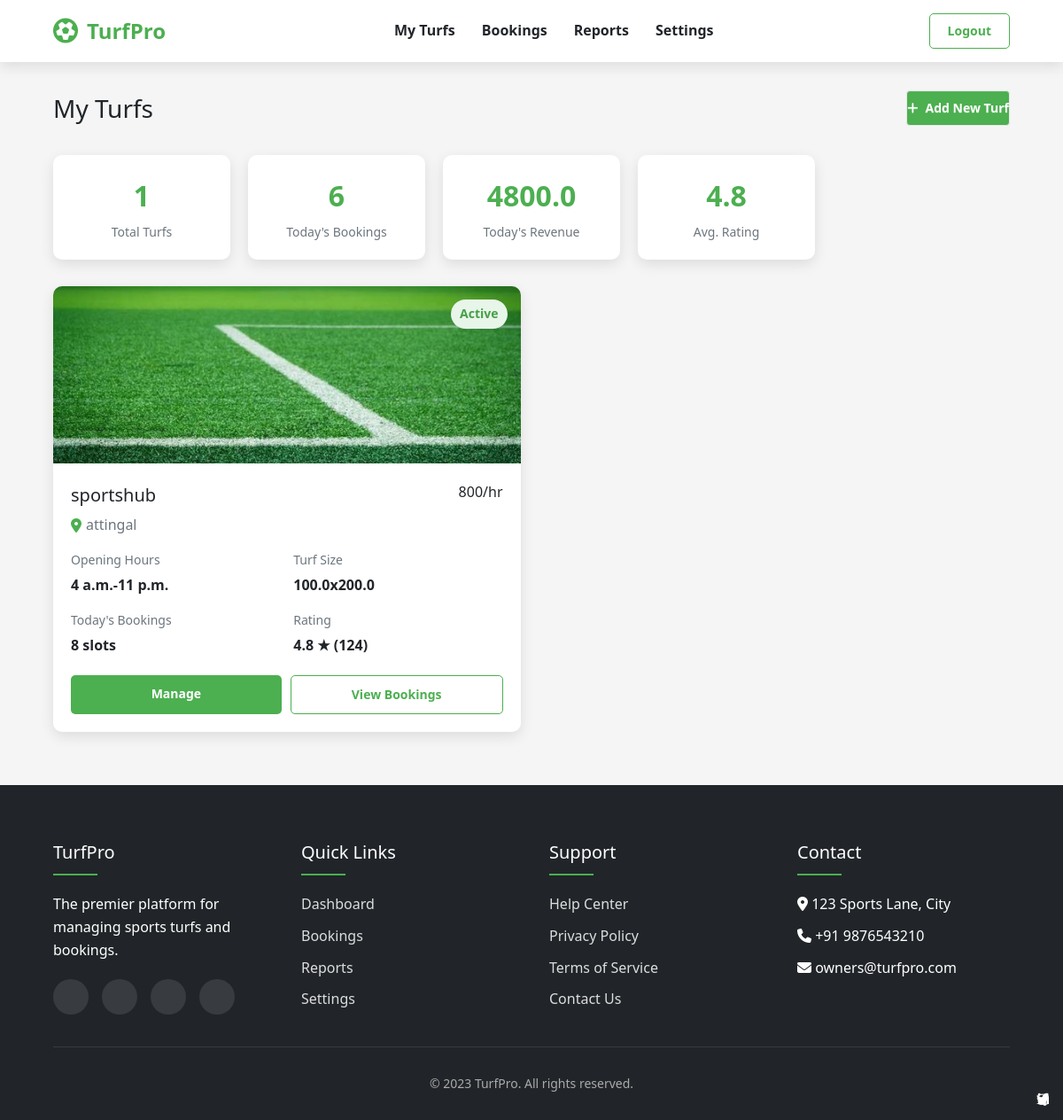
The page /owner_turfs/ (signed in) on the database its author committed.
### Turfapp/models.py (models this page shows, shortened)
class Turf_details(models.Model):
    owner = models.ForeignKey(CustomUser, on_delete=models.CASCADE, related_name='turf')
    name = models.CharField(max_length=20)
    location = models.CharField(max_length=50)
    price = models.CharField(max_length=5)
    opening_time = models.TimeField(null=True, blank=True)
    closing_time = models.TimeField(null=True, blank=True)
    sport_types = models.ManyToManyField(SportType, related_name='turf')
    image = models.ImageField(upload_to='turf_images/', null=True, blank=True)
    length = models.FloatField(null=True, blank=True)
    width = models.FloatField(null=True, blank=True)
    has_floodlight = models.BooleanField(default=False)
    has_drinking_water = models.BooleanField(default=False)
    is_approved = models.BooleanField(default=False)
    PLAYER_CAPACITY_CHOICES = [
        ('5', "5's"),
        ('7', "7's"),
        ('11', "11's"),
    ]
    player_capacity = models.CharField(
        max_length=2,
        choices=PLAYER_CAPACITY_CHOICES,
        null=True,
        blank=True
    )
    extra_features = models.TextField(
        null=True,
        blank=True,
        help_text="Any other features not listed above"
    )
    STATUS_CHOICES =[('enabled','Enabled'),('disabled','Disabled')]
    status = models.CharField(max_length=10,choices=STATUS_CHOICES,default='enabled')

### Turfapp/views.py (the view)
# urls.py: path("owner_turfs/",views.Owner_turf,name='owner_turfs'),
@login_required
def Owner_turf(request):
    turfs = Turf_details.objects.filter(owner_id=request.user.id)
    number_turf = turfs.count()
    revenue = weekly_revenue(request.user)
    bookings = Booking.objects.filter(turf__in=turfs)
    no_booking = bookings.count()
    return render(request,"owner_turfs.html",{'turfs':turfs,'revenue':revenue,'number_turf':number_turf,'no_booking':no_booking})

### Turfapp/models.py (called while the page is built)
    @property
    def duration_hours(self):
        from datetime import datetime, timedelta
        start = datetime.combine(self.date, self.start_time)
        end = datetime.combine(self.date, self.end_time)
        duration = end - start
        return max(duration.total_seconds() / 3600, 0)

    @property
    def total_price(self):
        return self.duration_hours * float(self.turf.price)

### Turfapp/views.py (called while the page is built)
def weekly_revenue(user):
    turfs = Turf_details.objects.filter(owner_id=user.id)
    seven_days_ago = timezone.now() - timedelta(days=7)
    bookings = Booking.objects.filter(turf__in =turfs,status='confirmed',date__gte=seven_days_ago.date())
    revenue=0
    revenue = sum(booking.total_price for booking in bookings)
    return revenue

### Turfapp/templates/owner_turfs.html (shortened to what this page needs)
<!DOCTYPE html>
<html lang="en">
<head>
    <link rel="stylesheet" href="https://cdnjs.cloudflare.com/ajax/libs/font-awesome/6.4.0/css/all.min.css">
    <link href="https://cdn.jsdelivr.net/npm/daisyui@5" rel="stylesheet" type="text/css" />
    <script src="https://cdn.jsdelivr.net/npm/@tailwindcss/browser@4"></script>
</head>
<body>
    <header>
        <nav class="navbar">
            <a href="index.html" class="logo">
                <i class="fas fa-futbol"></i>
                TurfPro
            </a>
            <ul class="nav-links">
                <li><a href="owner-dashboard.html" class="active">My Turfs</a></li>
                <li><a href="owner-bookings.html">Bookings</a></li>
                <li><a href="owner-reports.html">Reports</a></li>
                <li><a href="owner-settings.html">Settings</a></li>
            </ul>
            <div class="nav-buttons">
                <a href="#" class="btn btn-outline">Logout</a>
            </div>
        </nav>
    </header>
    <div class="main-container">
        <div class="page-header">
            <h1>My Turfs</h1>
            <a href="add-turf.html" class="btn btn-solid add-turf-btn">
                <i class="fas fa-plus"></i> Add New Turf
            </a>
        </div>
        <div class="stats-container">
            <div class="stat-card">
                <div class="stat-value">{{number_turf}}</div>
                <div class="stat-label">Total Turfs</div>
            </div>
            <div class="stat-card">
                <div class="stat-value">{{no_booking}}</div>
                <div class="stat-label">Today's Bookings</div>
            </div>
            <div class="stat-card">
                <div class="stat-value">{{revenue}}</div>
                <div class="stat-label">Today's Revenue</div>
            </div>
            <div class="stat-card">
                <div class="stat-value">4.8</div>
                <div class="stat-label">Avg. Rating</div>
            </div>
        </div>
        <div class="turfs-grid">
            {% for turf in turfs %}
            <div class="turf-card">
                <div class="turf-image">
                    <img src="{{turf.image.url}}" alt="Elite Football Arena">
                    <div class="turf-status status-active">Active</div>
                </div>
                <div class="turf-details">
                    <div class="turf-header">
                        <div class="turf-title">
                            <h2>{{turf.name}}</h2>
                            <div class="turf-location">
                                <i class="fas fa-map-marker-alt"></i> {{turf.location}}
                            </div>
                        </div>
                        <div class="turf-price">{{turf.price}}/hr</div>
                    </div>
                    <div class="turf-meta">
                        <div class="meta-item">
                            <span class="meta-label">Opening Hours</span>
                            <span class="meta-value">{{turf.opening_time}}-{{turf.closing_time}}</span>
                        </div>
                        <div class="meta-item">
                            <span class="meta-label">Turf Size</span>
                            <span class="meta-value">{{turf.width}}x{{turf.length}}</span>
                        </div>
                        <div class="meta-item">
                            <span class="meta-label">Today's Bookings</span>
                            <span class="meta-value">8 slots</span>
                        </div>
                        <div class="meta-item">
                            <span class="meta-label">Rating</span>
                            <span class="meta-value">4.8 ★ (124)</span>
                        </div>
                    </div>
                    <div class="turf-actions">
                        <a href="{% url 'manage_turf' turf.id %}" class="action-btn btn-primary">Manage</a>
                        <a href="turf-bookings.html" class="action-btn btn-outline">View Bookings</a>
                    </div>
                </div>
            </div>
            {% endfor %}
        </div>
    </div>
    <footer>
        <div class="footer-content">
            <div class="footer-column">
                <h3>TurfPro</h3>
                <p>The premier platform for managing sports turfs and bookings.</p>
                <div class="social-links">
                    <a href="#"><i class="fab fa-facebook-f"></i></a>
                    <a href="#"><i class="fab fa-twitter"></i></a>
                    <a href="#"><i class="fab fa-instagram"></i></a>
                    <a href="#"><i class="fab fa-linkedin-in"></i></a>
                </div>
            </div>
            <div class="footer-column">
                <h3>Quick Links</h3>
                <ul>
                    <li><a href="owner-dashboard.html">Dashboard</a></li>
                    <li><a href="owner-bookings.html">Bookings</a></li>
                    <li><a href="owner-reports.html">Reports</a></li>
                    <li><a href="owner-settings.html">Settings</a></li>
                </ul>
            </div>
            <div class="footer-column">
                <h3>Support</h3>
                <ul>
                    <li><a href="help.html">Help Center</a></li>
                    <li><a href="privacy.html">Privacy Policy</a></li>
                    <li><a href="terms.html">Terms of Service</a></li>
                    <li><a href="contact.html">Contact Us</a></li>
                </ul>
            </div>
            <div class="footer-column">
                <h3>Contact</h3>
                <ul>
                    <li><i class="fas fa-map-marker-alt"></i> 123 Sports Lane, City</li>
                    <li><i class="fas fa-phone"></i> +91 9876543210</li>
                    <li><i class="fas fa-envelope"></i> owners@turfpro.com</li>
                </ul>
            </div>
        </div>
        <div class="copyright">
            <p>&copy; 2023 TurfPro. All rights reserved.</p>
        </div>
    </footer>
</body>
</html>

### rows shown on the page
Turf_details: image (picture), name "sportshub", location "attingal", price "800", opening_time "4 a.m.", closing_time "11 p.m.", width "100.0", length "200.0"

### other values the page prints
{{ number_turf }} "1"
{{ no_booking }} "6"
{{ revenue }} "4800.0"
